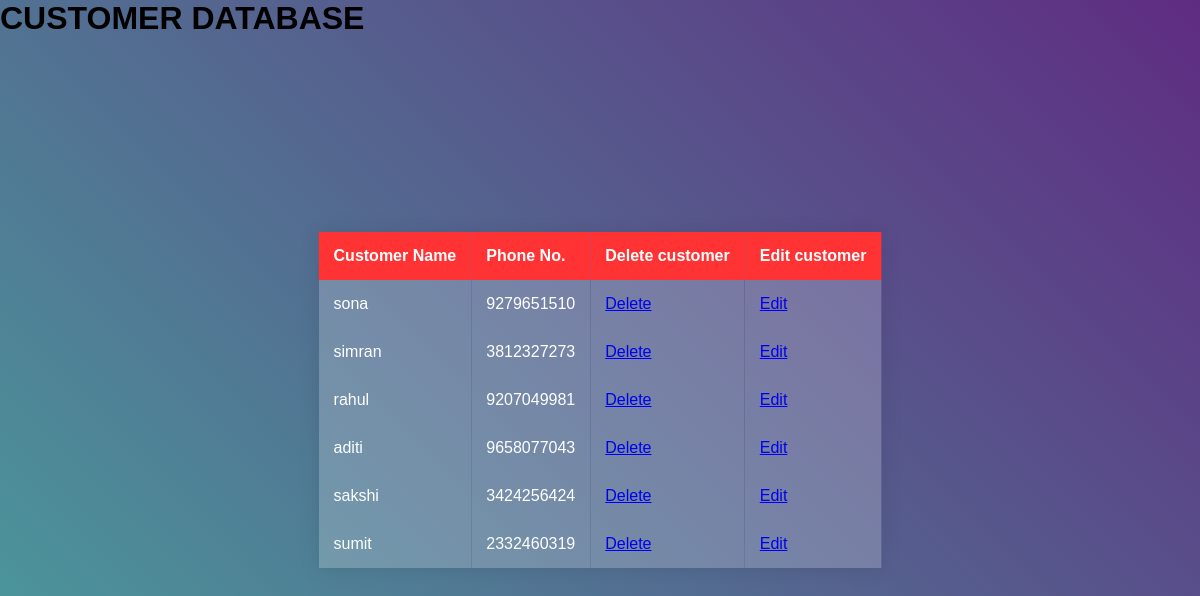
The app's page /CRUD/cust_func/showcust.php with its own data.
### tables this page shows
CREATE TABLE `customer` (
  `customer_id` int(11) NOT NULL,
  `Name` varchar(30) NOT NULL,
  `PhnNo` bigint(15) NOT NULL
);

### CRUD/cust_func/showcust.php (the view, shortened to what this page needs)
<?php
require_once "pdo.php";
$stmt = $pdo->query("SELECT customer.Name,customer.PhnNo,customer_id FROM `customer`");
?>
<html>
<head>
    <link rel="stylesheet" href="css/table.css">
</head>
<body>
    <div class="head">
        <h1>CUSTOMER DATABASE</h1>
    </div>
    <div class="container">
        <table>
            <?php
            echo "<thead style = 'font-weight : bold;background-color : red'>";
            echo "<tr><td>";
            echo 'Customer Name';
            echo "</td><td>";
            echo 'Phone No.';
            echo "</td><td>";
            echo 'Delete customer';
            echo "</td><td>";
            echo 'Edit customer';
            echo "</td></tr>";
            echo "</thead>";
            $arows = $stmt->fetchAll(PDO::FETCH_ASSOC);
            foreach ($arows as $rows) {
                $cid = $rows['customer_id'];
                echo "<tr><td>";
                echo ($rows['Name']);
                echo ("</td><td>");
                echo ($rows['PhnNo']);
                echo ("</td><td>");
                echo ('<a href="delcust.php?customer_id=' . $cid . '">Delete</a>');
                echo ("</td><td>");
                echo ('<a href="editcust.php?customer_id=' . $cid . '">Edit</a>');
                echo ("</td></tr>");
            }
            ?>
        </table>
    </div>
</body>
</html>

### CRUD/cust_func/css/table.css (style rules this page uses)
html,body { height: 100%; width: 100%; }
body { margin: 0; background: linear-gradient(45deg, #49a09d, #5f2c82); font-family: sans-serif; font-weight: 100; }
.container { position: absolute; top: 50%; left: 50%; transform: translate(-50%, -50%); }
table { width: 100%; border-collapse: collapse; overflow: hidden; box-shadow: 0 0 20px rgba(0,0,0,0.1); }
th,td { padding: 15px; background-color: rgba(255,255,255,0.2); color: #fff; }

### records on screen
customer: Name "sona", PhnNo "9279651510"
customer: Name "simran", PhnNo "3812327273"
customer: Name "rahul", PhnNo "9207049981"
customer: Name "aditi", PhnNo "9658077043"
customer: Name "sakshi", PhnNo "3424256424"
customer: Name "sumit", PhnNo "2332460319"
